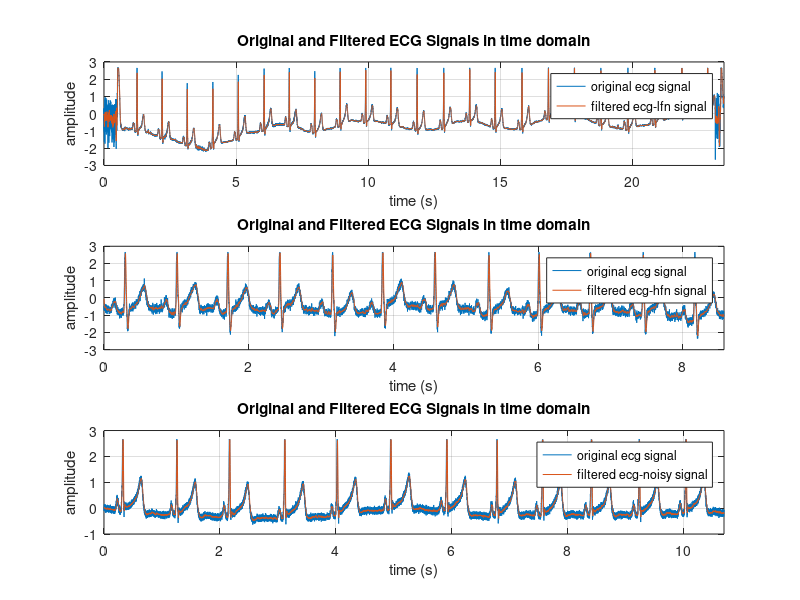
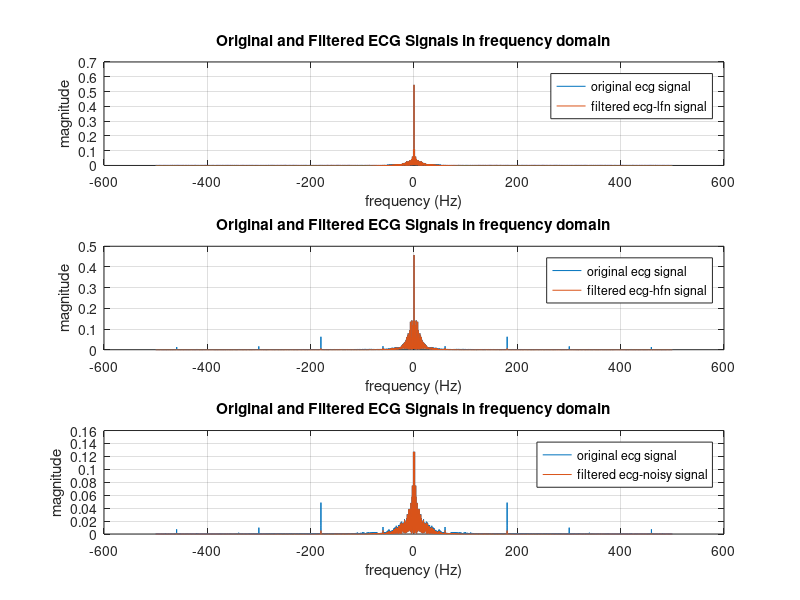
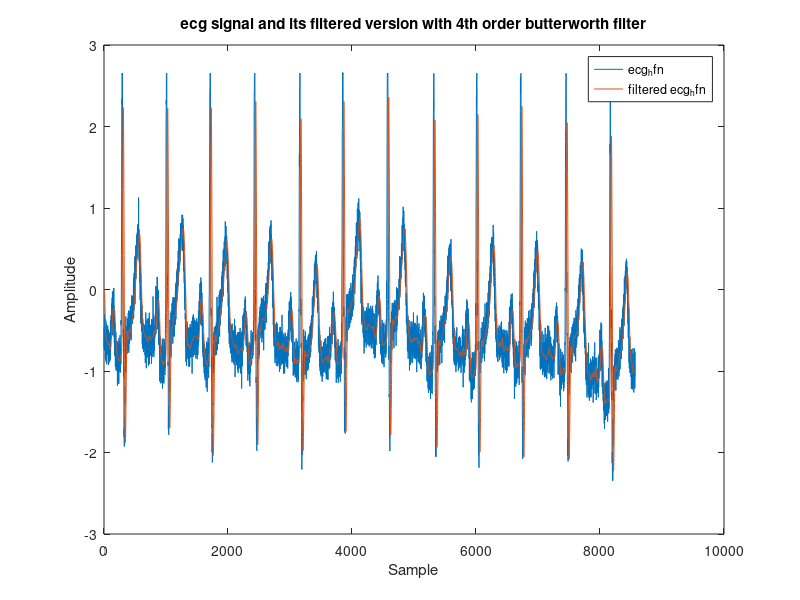
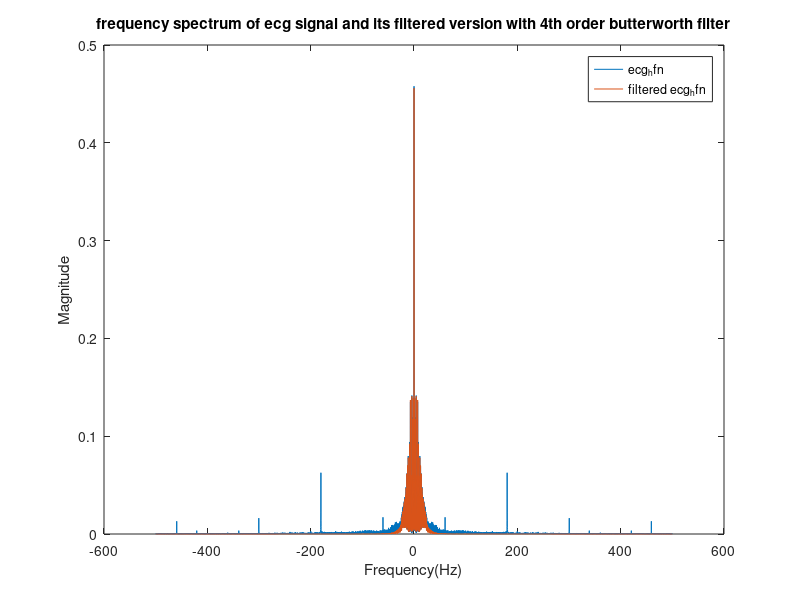

The MATLAB source for these figures, in order: (Note: this script raises an error after producing the figures.)
%% **IT IS SUGGESTED THAT RUNNING THE CODE SECTION BY SECTION.**
%% LINE 9: FIR Filtering
%% LINE 115: IIR Filtering (Butterworth)
%% LINE 155: IIR Filtering (Chebyshev Type I)
%% LINE 257: IIR Filtering (Chebyshev Type  II)
%% LINE 363: Wavelet Transform
%% LINE 432: Wiener Filtering
%% LINE 486: Adaptive Filtering
%% FIR Filter
clc;
clear all;
close all;
load('ecg_1.mat');
load('ecg_2.mat');
load('ecg_3.mat');

% Applying a 10-point moving average filter

% time domain

size_window = 10; % Defined window size of the filter
nom = ones(1,size_window); % nominator coefficient of the filter
denom = size_window; % denominator coefficient of the filter
ecg_lfn_filtered = filter(nom, denom, ecg_lfn);
ecg_hfn_filtered = filter(nom, denom, ecg_hfn);
ecg_noisy_filtered = filter(nom, denom, ecg_noisy);
N_lfn = length(ecg_lfn);
N_hfn = length(ecg_hfn);
N_noisy = length(ecg_noisy);
Fs = 1000; % sample frequency
Ts = 1/Fs;
t_lfn = 0:Ts:(N_lfn-1)*Ts;
t_hfn = 0:Ts:(N_hfn-1)*Ts;
t_noisy = 0:Ts:(N_noisy-1)*Ts;

figure;
set(gcf,'color','w');
subplot(311)
plot(t_lfn, ecg_lfn);
hold on;
plot(t_lfn, ecg_lfn_filtered);
grid on;
xlabel("time (s)");
ylabel("amplitude");
title('Original and Filtered ECG Signals in time domain');
legend("original ecg signal","filtered ecg-lfn signal");
xlim([0 N_lfn*Ts]);

subplot(312)
plot(t_hfn, ecg_hfn);
hold on;
plot(t_hfn, ecg_hfn_filtered);
grid on;
xlabel("time (s)");
ylabel("amplitude");
title('Original and Filtered ECG Signals in time domain');
legend("original ecg signal","filtered ecg-hfn signal");
xlim([0 N_hfn*Ts]);

subplot(313)
plot(t_noisy, ecg_noisy);
hold on;
plot(t_noisy, ecg_noisy_filtered);
grid on;
xlabel("time (s)");
ylabel("amplitude");
title('Original and Filtered ECG Signals in time domain');
legend("original ecg signal","filtered ecg-noisy signal");
xlim([0 N_noisy*Ts]);

% frequency domain

ecg_lfn_freq = abs(fftshift(fft(ecg_lfn,N_lfn)))/N_lfn;
ecg_lfn_filtered_freq = abs(fftshift(fft(ecg_lfn_filtered,N_lfn)))/N_lfn;
f_lfn = linspace(-Fs/2,Fs/2,N_lfn);

ecg_hfn_freq = abs(fftshift(fft(ecg_hfn,N_hfn)))/N_hfn;
ecg_hfn_filtered_freq = abs(fftshift(fft(ecg_hfn_filtered,N_hfn)))/N_hfn;
f_hfn = linspace(-Fs/2,Fs/2,N_hfn);

ecg_noisy_freq = abs(fftshift(fft(ecg_noisy,N_noisy)))/N_noisy;
ecg_noisy_filtered_freq = abs(fftshift(fft(ecg_noisy_filtered,N_noisy)))/N_noisy;
f_noisy = linspace(-Fs/2,Fs/2,N_noisy);

figure;
set(gcf,'color','w');
subplot(311)
plot(f_lfn, ecg_lfn_freq);
hold on;
plot(f_lfn, ecg_lfn_filtered_freq);
grid on;
xlabel("frequency (Hz)");
ylabel("magnitude");
title('Original and Filtered ECG Signals in frequency domain');
legend("original ecg signal","filtered ecg-lfn signal");

subplot(312)
plot(f_hfn, ecg_hfn_freq);
hold on;
plot(f_hfn, ecg_hfn_filtered_freq);
grid on;
xlabel("frequency (Hz)");
ylabel("magnitude");
title('Original and Filtered ECG Signals in frequency domain');
legend("original ecg signal","filtered ecg-hfn signal");

subplot(313)
plot(f_noisy, ecg_noisy_freq);
hold on;
plot(f_noisy, ecg_noisy_filtered_freq);
grid on;
xlabel("frequency (Hz)");
ylabel("magnitude");
title('Original and Filtered ECG Signals in frequency domain');
legend("original ecg signal","filtered ecg-noisy signal");

%% IIR Filter (Butterworth)
clc;
clear all;
close all;
load('ecg_1.mat');
load('ecg_2.mat');
load('ecg_3.mat');

Fs = 1000;
Ts = 1/Fs;
Fc = 50/Fs; %cutoff freq/Fs for normalization. cutoff freq determined by observing freq spectrum of the ecg signal
N = 4; %filter order
% by increasing order we get a sharper filter freq response supresses freqs above Fc better. 
% but increases phase shift and decreases amplitude more. it also requires more computational power so order of 4 is good enough
[b,a] = butter(N,Fc,"low");
ecg_butter_filtered = filter(b,a,ecg_hfn);

figure;
set(gcf,'color','w');
plot(ecg_hfn)
hold on
plot(ecg_butter_filtered)
title("ecg signal and its filtered version with 4th order butterworth filter")
xlabel("Sample");
ylabel("Amplitude");
legend("ecg_hfn","filtered ecg_hfn")

ecg_hfns=fftshift(abs(fft(ecg_hfn,length(ecg_hfn))/length(ecg_hfn)));
ecg_butter_filtereds=fftshift(abs(fft(ecg_butter_filtered,length(ecg_butter_filtered))/length(ecg_butter_filtered)));
f=linspace(-Fs/2,Fs/2,length(ecg_butter_filtered));
f=transpose(f);

figure;
set(gcf,'color','w');
plot(f,ecg_hfns)
hold on
plot(f,ecg_butter_filtereds)   
title("frequency spectrum of ecg signal and its filtered version with 4th order butterworth filter")
xlabel("Frequency(Hz)");
ylabel("Magnitude");
legend("ecg_hfn","filtered ecg_hfn")

%% IIR Filter (Chebyshev Type I)
clc;
clear all;
close all;
load('ecg_1.mat');
load('ecg_2.mat');
load('ecg_3.mat');

Fs = 1000; % sample frequency
fc = 30; % cutoff frequency
filter_order = 5; % choosing filter order
fc_normalized = fc / (Fs/2); % normalized cutoff frequency
pb_ripple = 2; % ripple in passband
[nom_cheby1, denom_cheby1] = cheby1(filter_order, pb_ripple, fc_normalized, 'low'); % designing chebyshev type I filter
ecg_filtered_cheby1 = filter(nom_cheby1, denom_cheby1, ecg_lfn);
ecg_filtered_cheby2 = filter(nom_cheby1, denom_cheby1, ecg_hfn);
ecg_filtered_cheby3 = filter(nom_cheby1, denom_cheby1, ecg_noisy);

% time domain

N_lfn = length(ecg_lfn);
N_hfn = length(ecg_hfn);
N_noisy = length(ecg_noisy);
Ts = 1/Fs;
t_lfn = 0:Ts:(N_lfn-1)*Ts;
t_hfn = 0:Ts:(N_hfn-1)*Ts;
t_noisy = 0:Ts:(N_noisy-1)*Ts;

figure;
set(gcf,'color','w');
subplot(311)
plot(t_lfn, ecg_lfn);
hold on;
plot(t_lfn, ecg_filtered_cheby1);
grid on;
xlabel("time (s)");
ylabel("amplitude");
title('Original and Filtered ECG Signal in time domain with Cheby (Type I) Approximation');
legend("original ecg_lfn signal","cheby (type I) filtered ecg signal");

subplot(312)
plot(t_hfn, ecg_hfn);
hold on;
plot(t_hfn, ecg_filtered_cheby2);
grid on;
xlabel("time (s)");
ylabel("amplitude");
title('Original and Filtered ECG Signal in time domain with Cheby (Type I) Approximation');
legend("original ecg_hfn signal","cheby (type I) filtered ecg signal");

subplot(313)
plot(t_noisy, ecg_noisy);
hold on;
plot(t_noisy, ecg_filtered_cheby3);
grid on;
xlabel("time (s)");
ylabel("amplitude");
title('Original and Filtered ECG Signal in time domain with Cheby (Type I) Approximation');
legend("original ecg_noisy signal","cheby (type I) filtered ecg signal");

% frequency domain

ecg_lfn_freq = abs(fftshift(fft(ecg_lfn,N_lfn)))/N_lfn;
ecg_hfn_freq = abs(fftshift(fft(ecg_hfn,N_hfn)))/N_hfn;
ecg_noisy_freq = abs(fftshift(fft(ecg_noisy,N_noisy)))/N_noisy;

ecg_cheby1_filtered_freq1 = abs(fftshift(fft(ecg_filtered_cheby1,N_lfn)))/N_lfn;
f_lfn = linspace(-Fs/2,Fs/2,N_lfn);
ecg_cheby1_filtered_freq2 = abs(fftshift(fft(ecg_filtered_cheby2,N_hfn)))/N_hfn;
f_hfn = linspace(-Fs/2,Fs/2,N_hfn);
ecg_cheby1_filtered_freq3 = abs(fftshift(fft(ecg_filtered_cheby3,N_noisy)))/N_noisy;
f_noisy = linspace(-Fs/2,Fs/2,N_noisy);

figure;
set(gcf,'color','w');
subplot(311)
plot(f_lfn, ecg_lfn_freq);
hold on;
plot(f_lfn, ecg_cheby1_filtered_freq1);
grid on;
xlabel("frequency (Hz)");
ylabel("magnitude");
title('Original and Filtered ECG Signals in frequency domain with Cheby (Type I) Approximation');
legend("original ecg_lfn signal","cheby (type I) filtered ecg signal");

subplot(312)
plot(f_hfn, ecg_hfn_freq);
hold on;
plot(f_hfn, ecg_cheby1_filtered_freq2);
grid on;
xlabel("frequency (Hz)");
ylabel("magnitude");
title('Original and Filtered ECG Signals in frequency domain with Cheby (Type I) Approximation');
legend("original ecg_hfn signal","cheby (type I) filtered ecg signal");

subplot(313)
plot(f_noisy, ecg_noisy_freq);
hold on;
plot(f_noisy, ecg_cheby1_filtered_freq3);
grid on;
xlabel("frequency (Hz)");
ylabel("magnitude");
title('Original and Filtered ECG Signals in frequency domain with Cheby (Type I) Approximation');
legend("original ecg_noisy signal","cheby (type I) filtered ecg signal");

%% IIR Filter (Chebyshev Type II)
clc;
clear all;
close all;
load('ecg_1.mat');
load('ecg_2.mat');
load('ecg_3.mat');

Fs = 1000; % sample frequency
fc = 30; % cutoff frequency
filter_order = 5; % choosing filter order
fc_normalized = fc / (Fs/2); % normalized cutoff frequency
sb_ripple = 20; % ripple in stopband (dB), adjust as needed
% designing chebyshev type II filter
[nom_cheby2, denom_cheby2] = cheby2(filter_order, sb_ripple, fc_normalized, 'low');

% filtering the signals
ecg_filtered_cheby2_1 = filter(nom_cheby2, denom_cheby2, ecg_lfn);
ecg_filtered_cheby2_2 = filter(nom_cheby2, denom_cheby2, ecg_hfn);
ecg_filtered_cheby2_3 = filter(nom_cheby2, denom_cheby2, ecg_noisy);

% time domain

N_lfn = length(ecg_lfn);
N_hfn = length(ecg_hfn);
N_noisy = length(ecg_noisy);
Ts = 1/Fs;
t_lfn = 0:Ts:(N_lfn-1)*Ts;
t_hfn = 0:Ts:(N_hfn-1)*Ts;
t_noisy = 0:Ts:(N_noisy-1)*Ts;

figure;
set(gcf,'color','w');
subplot(311)
plot(t_lfn, ecg_lfn);
hold on;
plot(t_lfn, ecg_filtered_cheby2_1);
grid on;
xlabel("time (s)");
ylabel("amplitude");
title('Original and Filtered ECG Signal in time domain with Cheby (Type I) Approximation');
legend("original ecg_lfn signal","cheby (type I) filtered ecg signal");

subplot(312)
plot(t_hfn, ecg_hfn);
hold on;
plot(t_hfn, ecg_filtered_cheby2_2);
grid on;
xlabel("time (s)");
ylabel("amplitude");
title('Original and Filtered ECG Signal in time domain with Cheby (Type I) Approximation');
legend("original ecg_hfn signal","cheby (type I) filtered ecg signal");

subplot(313)
plot(t_noisy, ecg_noisy);
hold on;
plot(t_noisy, ecg_filtered_cheby2_3);
grid on;
xlabel("time (s)");
ylabel("amplitude");
title('Original and Filtered ECG Signal in time domain with Cheby (Type I) Approximation');
legend("original ecg_noisy signal","cheby (type I) filtered ecg signal");

% frequency domain

ecg_lfn_freq = abs(fftshift(fft(ecg_lfn,N_lfn)))/N_lfn;
ecg_hfn_freq = abs(fftshift(fft(ecg_hfn,N_hfn)))/N_hfn;
ecg_noisy_freq = abs(fftshift(fft(ecg_noisy,N_noisy)))/N_noisy;

ecg_cheby2_filtered_freq1 = abs(fftshift(fft(ecg_filtered_cheby2_1,N_lfn)))/N_lfn;
f_lfn = linspace(-Fs/2,Fs/2,N_lfn);
ecg_cheby2_filtered_freq2 = abs(fftshift(fft(ecg_filtered_cheby2_2,N_hfn)))/N_hfn;
f_hfn = linspace(-Fs/2,Fs/2,N_hfn);
ecg_cheby2_filtered_freq3 = abs(fftshift(fft(ecg_filtered_cheby2_3,N_noisy)))/N_noisy;
f_noisy = linspace(-Fs/2,Fs/2,N_noisy);

figure;
set(gcf,'color','w');
subplot(311)
plot(f_lfn, ecg_lfn_freq);
hold on;
plot(f_lfn, ecg_cheby2_filtered_freq1);
grid on;
xlabel("frequency (Hz)");
ylabel("magnitude");
title('Original and Filtered ECG Signals in frequency domain with Cheby (Type II) Approximation');
legend("original ecg_lfn signal","cheby (type II) filtered ecg signal");

subplot(312)
plot(f_hfn, ecg_hfn_freq);
hold on;
plot(f_hfn, ecg_cheby2_filtered_freq2);
grid on;
xlabel("frequency (Hz)");
ylabel("magnitude");
title('Original and Filtered ECG Signals in frequency domain with Cheby (Type II) Approximation');
legend("original ecg_hfn signal","cheby (type II) filtered ecg signal");

subplot(313)
plot(f_noisy, ecg_noisy_freq);
hold on;
plot(f_noisy, ecg_cheby2_filtered_freq3);
grid on;
xlabel("frequency (Hz)");
ylabel("magnitude");
title('Original and Filtered ECG Signals in frequency domain with Cheby (Type II) Approximation');
legend("original ecg_noisy signal","cheby (type II) filtered ecg signal");

%% Denoising With Wavelet Transform (db4 or sym4)
clc;
clear all;
close all;
load('ecg_1.mat');
load('ecg_2.mat');
load('ecg_3.mat');

Fs = 1000;
Ts = 1/Fs;
Fc = 50/Fs; %cutoff freq/Fs for normalization. cutoff freq determined by observing freq spectrum of the ecg signal
N = 4; %filter order
% by increasing order we get a sharper filter freq response supresses freqs above Fc better. 
% but increases phase shift and decreases amplitude more. it also requires more computational power so order of 4 is good enough
[b,a] = butter(N,Fc,"low");
ecg_butter_filtered = filter(b,a,ecg_hfn);

waveletType = 'sym4'; %'sym4'
noise_content = ecg_hfn - ecg_butter_filtered;
variance=var(noise_content);

%multilevel

level=5;
[c,l]=wavedec(ecg_hfn,level,waveletType);

j=1;
len=0;
for i=level:-1:1
    cD = detcoef(c,l, i); %detail coef in each level
    th=sqrt(2*variance*log(length(cD)));
    cD = wthresh(cD, 's', th);
    len=len+l(j);
    c(len+1:len+length(cD))=cD;
    j=j+1;
end

denoised_ecg_wavelet=waverec(c,l,waveletType);
denoised_ecg_wavelet_s=fftshift(abs(fft(denoised_ecg_wavelet,length(denoised_ecg_wavelet))/length(denoised_ecg_wavelet)));


% Plot original and denoised ECG signal

figure;
set(gcf,'color','w');
plot(ecg_hfn);
title('Original ECG Signal');
xlabel('Sample Number');
ylabel('Amplitude');
hold on
plot(denoised_ecg_wavelet);
title('Denoised ECG Signal using Wavelet (db4) with Custom Thresholding');
xlabel('Sample Number');
ylabel('Amplitude');
legend("ecg","denoised")

%freq domain plots
ecg_hfns=fftshift(abs(fft(ecg_hfn,length(ecg_hfn))/length(ecg_hfn)));
f=linspace(-Fs/2,Fs/2,length(ecg_butter_filtered));
f=transpose(f);

figure;
set(gcf,'color','w');
plot(f,ecg_hfns)
hold on
plot(f,denoised_ecg_wavelet_s)    
title("frequency spectrum of ecg signal and its filtered version with wavelet")
xlabel("Frequency(Hz)");
ylabel("Magnitude");
legend("ecg_hfn","filtered ecg_hfn")

%% Wiener Filter
clc;
clear all;
close all;
load('ecg_1.mat');
load('ecg_2.mat');
load('ecg_3.mat');

Fs = 1000;
Ts = 1/Fs;
Fc = 50/Fs; %cutoff freq/Fs for normalization. cutoff freq determined by observing freq spectrum of the ecg signal
N = 4; %filter order
% by increasing order we get a sharper filter freq response supresses freqs above Fc better. 
% but increases phase shift and decreases amplitude more. it also requires more computational power so order of 4 is good enough
[b,a] = butter(N,Fc,"low");
ecg_butter_filtered = filter(b,a,ecg_hfn);

noise_content = ecg_hfn - ecg_butter_filtered;
n_l = length(noise_content);
noise_power = sum(abs(noise_content).^2) /n_l;
N = 10; 

ecg_hfns=fftshift(abs(fft(ecg_hfn,length(ecg_hfn))/length(ecg_hfn)));
f=linspace(-Fs/2,Fs/2,length(ecg_butter_filtered));
f=transpose(f);

ecg_hfnd = zeros(length(ecg_hfns),length(ecg_hfns));
ecg_hfnd(1:length(ecg_hfn)) = ecg_hfn;
ecg_denoised_wiener = wiener2(ecg_hfnd, [1, N],noise_power);
ecg_denoised_wiener = ecg_denoised_wiener(1:length(ecg_hfn),1);
ecg_denoised_wiener_s = fftshift(abs(fft(ecg_denoised_wiener,length(ecg_denoised_wiener))/length(ecg_denoised_wiener)));

% Plot the original and denoised signals for comparison
figure;
set(gcf,'color','w');
plot(ecg_hfn);
title('Original Noisy ECG Signal');
xlabel('Samples');
ylabel('Amplitude');
hold on
plot(ecg_denoised_wiener);
title('Denoised ECG Signal using Wiener Filter');
xlabel('Samples');
ylabel('Amplitude');
legend("ecg_hfn","filtered ecg_hfn")

figure;
set(gcf,'color','w');
plot(f,ecg_hfns)
hold on
plot(f,ecg_denoised_wiener_s)    
title("Frequency spectrum of ecg signal and its filtered version with Wiener")
xlabel("Frequency(Hz)");
ylabel("Magnitude");
legend("ecg_hfn","filtered ecg_hfn")

%% Adaptive Filter With LMS (Least Mean Square) Algorithm 
clc;
clear all;
close all;
load('ecg_1.mat');
load('ecg_2.mat');
load('ecg_3.mat');

N = length(ecg_hfn);
Fs = 1000; % sample frequency

% Parameters for LMS algorithm
mu = 0.0001; % Step size (learning rate)
M = 10;    % Order of the filter
w = zeros(M, 1); % Initial filter weights

% Initialize variables for storing the filtered signal
ecg_filtered = zeros(N, 1);

% Adaptive LMS filtering
for n = M:N
    % Input vector from the signal
    x = ecg_hfn(n:-1:n-M+1);
  
    % Output of the filter
    y = w' * x;
    
    % Error calculation (if the reference signal is available)
    % e = reference_signal(n) - y; 
    % For noise cancellation, this is usually the noisy signal itself
    e = ecg_hfn(n) - y; 
    
    % Update filter weights
    w = w + mu * e * x;
    
    % Store the output
    ecg_filtered(n) = y;
end

% Plot the original and filtered signals for comparison
figure;
set(gcf,'color','w');
plot(ecg_hfn);
title('Original Noisy ECG Signal');
xlabel('Samples');
ylabel('Amplitude');
hold on
plot(ecg_filtered);
title('Denoised ECG Signal using Adaptive LMS Filter');
xlabel('Samples');
ylabel('Amplitude');
legend("ecg_hfn","filtered ecg_hfn")

ecg_hfn_freq = abs(fftshift(fft(ecg_hfn,N)))/N;
ecg_hfn_filtered_freq = abs(fftshift(fft(ecg_filtered,N)))/N;
f = linspace(-Fs/2,Fs/2,N);

figure;
set(gcf,'color','w');
plot(f, ecg_hfn_freq);
hold on;
plot(f, ecg_hfn_filtered_freq);
grid on;
xlabel("frequency (Hz)");
ylabel("magnitude");
title('Original and Filtered ECG Signals in frequency domain');
legend("original ecg signal","filtered ecg_lfn signal");
